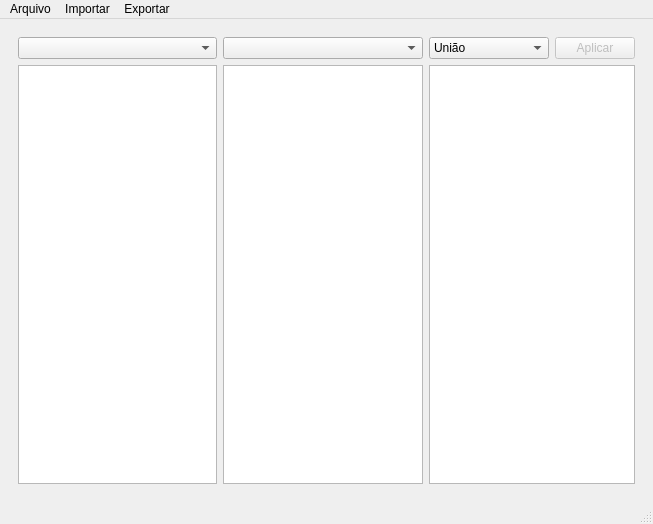
<?xml version="1.0" encoding="UTF-8"?>
<ui version="4.0">
 <class>MainWindow</class>
 <widget class="QMainWindow" name="MainWindow">
  <property name="geometry">
   <rect>
    <x>0</x>
    <y>0</y>
    <width>653</width>
    <height>524</height>
   </rect>
  </property>
  <property name="windowTitle">
   <string>Kleeneup</string>
  </property>
  <widget class="QWidget" name="centralwidget">
   <layout class="QVBoxLayout" name="verticalLayout">
    <item>
     <widget class="QWidget" name="widget" native="true">
      <layout class="QGridLayout" name="gridLayout">
       <item row="0" column="1">
        <widget class="QComboBox" name="fa_select_center">
         <property name="enabled">
          <bool>true</bool>
         </property>
        </widget>
       </item>
       <item row="0" column="0">
        <widget class="QComboBox" name="fa_select_left">
         <property name="editable">
          <bool>false</bool>
         </property>
        </widget>
       </item>
       <item row="0" column="2">
        <widget class="QComboBox" name="op_select">
         <item>
          <property name="text">
           <string>União</string>
          </property>
         </item>
         <item>
          <property name="text">
           <string>Diferença</string>
          </property>
         </item>
         <item>
          <property name="text">
           <string>Interseção</string>
          </property>
         </item>
         <item>
          <property name="text">
           <string>Concatenação</string>
          </property>
         </item>
         <item>
          <property name="text">
           <string>Complemento</string>
          </property>
         </item>
         <item>
          <property name="text">
           <string>Reverso</string>
          </property>
         </item>
         <item>
          <property name="text">
           <string>Fecho Transitivo</string>
          </property>
         </item>
         <item>
          <property name="text">
           <string>Minimização</string>
          </property>
         </item>
         <item>
          <property name="text">
           <string>Determinização</string>
          </property>
         </item>
         <item>
          <property name="text">
           <string>Completar</string>
          </property>
         </item>
        </widget>
       </item>
       <item row="0" column="3">
        <widget class="QPushButton" name="apply_op_btn">
         <property name="enabled">
          <bool>false</bool>
         </property>
         <property name="text">
          <string>Aplicar</string>
         </property>
        </widget>
       </item>
       <item row="1" column="0">
        <widget class="QTableWidget" name="table_left">
         <property name="editTriggers">
          <set>QAbstractItemView::NoEditTriggers</set>
         </property>
         <property name="sortingEnabled">
          <bool>false</bool>
         </property>
        </widget>
       </item>
       <item row="1" column="1">
        <widget class="QTableWidget" name="table_center">
         <property name="editTriggers">
          <set>QAbstractItemView::NoEditTriggers</set>
         </property>
        </widget>
       </item>
       <item row="1" column="2" colspan="2">
        <widget class="QTableWidget" name="table_right">
         <property name="editTriggers">
          <set>QAbstractItemView::NoEditTriggers</set>
         </property>
        </widget>
       </item>
      </layout>
     </widget>
    </item>
   </layout>
  </widget>
  <widget class="QStatusBar" name="statusbar"/>
  <widget class="QMenuBar" name="menubar">
   <property name="geometry">
    <rect>
     <x>0</x>
     <y>0</y>
     <width>653</width>
     <height>21</height>
    </rect>
   </property>
   <widget class="QMenu" name="menu_export">
    <property name="title">
     <string>Exportar</string>
    </property>
    <addaction name="action_aut2gram"/>
   </widget>
   <widget class="QMenu" name="menu_import">
    <property name="title">
     <string>Importar</string>
    </property>
    <addaction name="action_open_input"/>
   </widget>
   <widget class="QMenu" name="menu_file">
    <property name="title">
     <string>Arquivo</string>
    </property>
    <addaction name="action_test_automata"/>
   </widget>
   <addaction name="menu_file"/>
   <addaction name="menu_import"/>
   <addaction name="menu_export"/>
  </widget>
  <action name="action_aut2gram">
   <property name="text">
    <string>Autômato para Gramática</string>
   </property>
  </action>
  <action name="action_open_input">
   <property name="text">
    <string>Expressão/Gramática</string>
   </property>
  </action>
  <action name="action_test_automata">
   <property name="text">
    <string>Testar autômato</string>
   </property>
  </action>
 </widget>
 <resources/>
 <connections/>
</ui>
